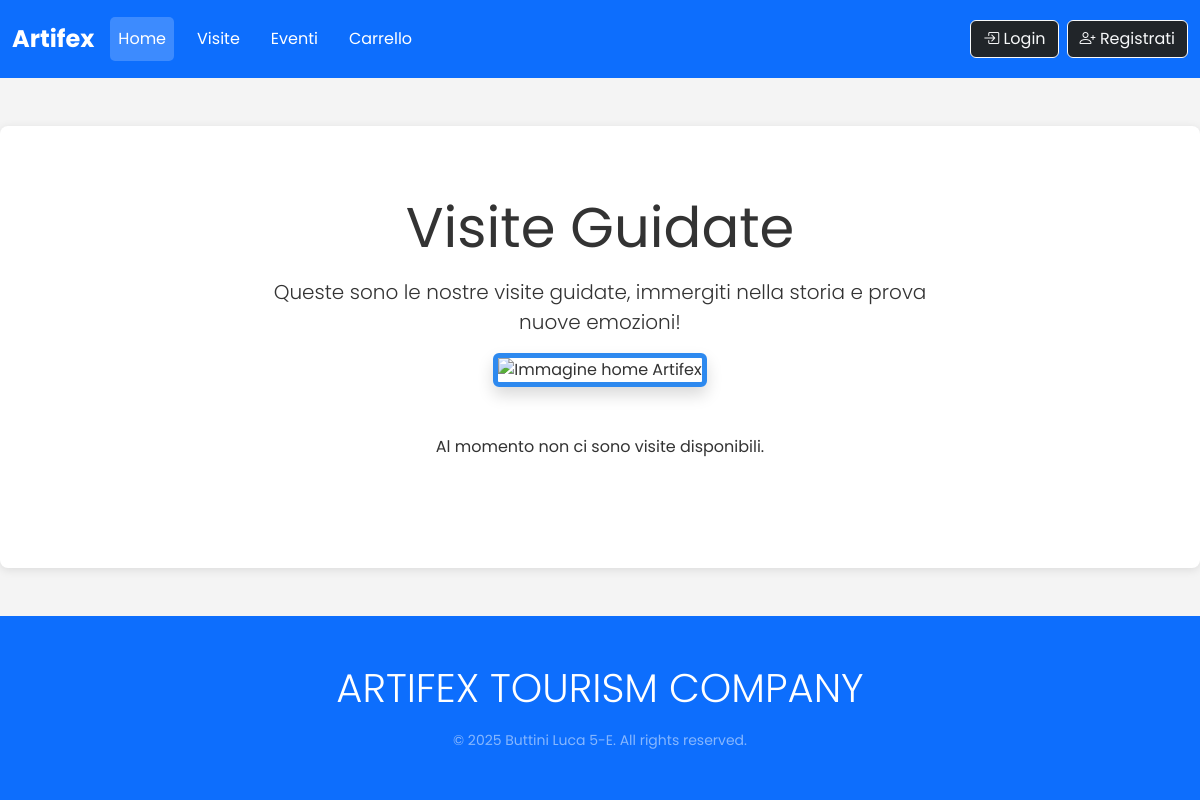
Before: /visits with the older database file.
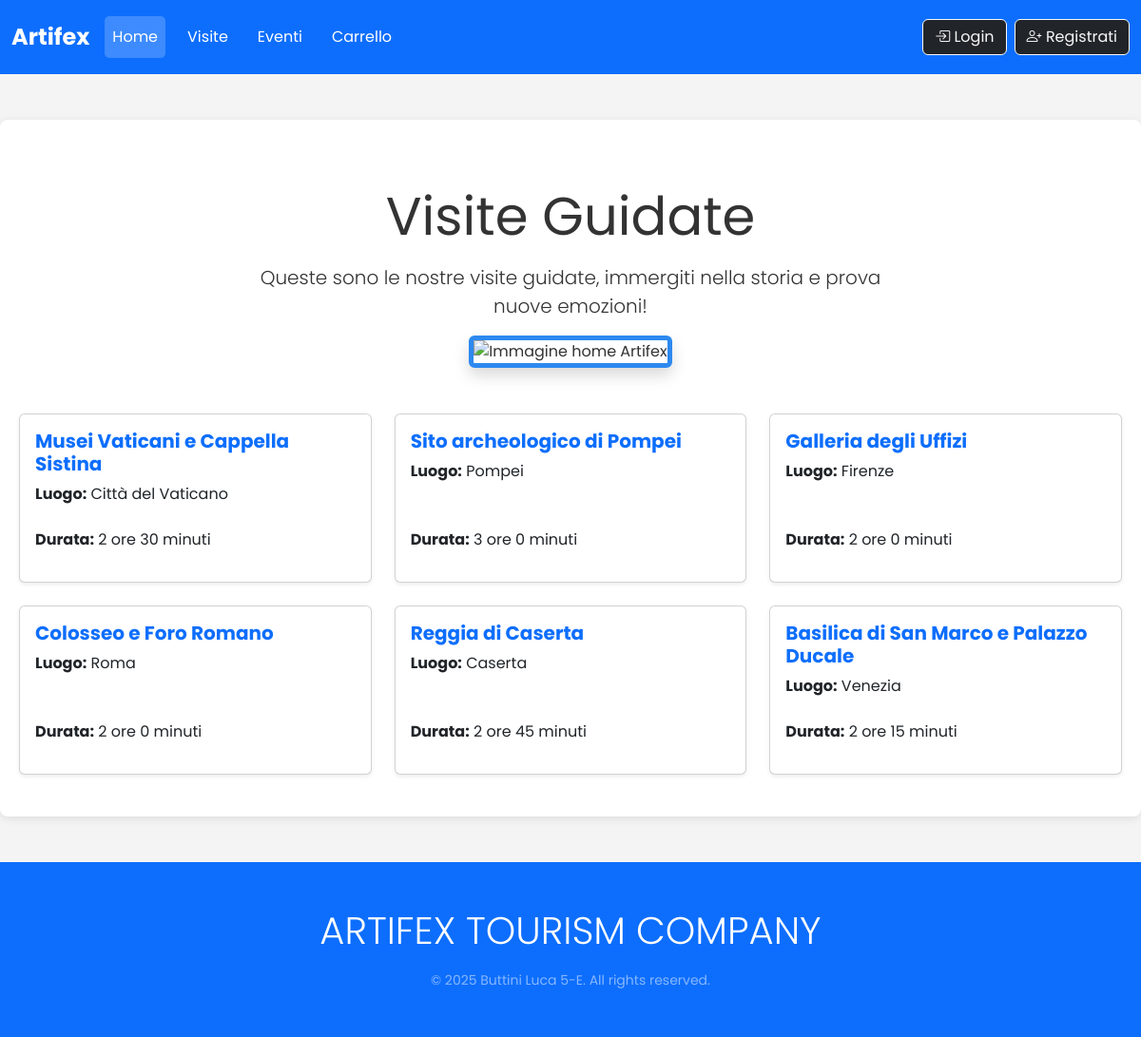
After: the same page with the newer database file.
### tables this page shows
create table visite(
                       id_visita int primary key auto_increment,
                       titolo varchar(100),
                       durata_media time,
                       luogo varchar(100)
);

### App/Controller/ServiceController.php (called while the page is built, shortened)
<?php
require_once 'App/Model/Visit.php';
class ServiceController
{
    private $db;
    public function __construct($db)
    {
        $this->db = $db;
    }
    public function listVisits():void
    {
        $visitModel = new Visit($this->db);
        $visite = $visitModel->showAll();
        require 'App/View/listVisits.php';
    }
}

### index.php (called while the page is built, shortened)
<?php
$appConfig = require 'appConfig.php';
$fullUri = $_SERVER['REQUEST_URI'];
$path = parse_url($fullUri, PHP_URL_PATH);
$url = strtolower($path);
$method = $_SERVER['REQUEST_METHOD'];
$prefix = '/' . strtolower($appConfig['prjName']);
if (strpos($url, $prefix) === 0) {
    $url = substr($url, strlen($prefix));
}
$url = trim($url, '/');
$dataBaseConfig = require 'Database/databaseConfig.php';
$db = Database\DBconn::getDB($dataBaseConfig);
$routerClass = new \Router\Router();
$routerClass->addRoute('GET', '', 'HomeController', 'presentationHome');
$routerClass->addRoute('GET', 'home/services', 'ServiceController', 'presentation3');
$routerClass->addRoute('GET', 'form/insert/visitor', 'UserController', 'formInsertOneVisitor');
$routerClass->addRoute('GET', 'error/errorpage', 'HomeController', 'showErrorPage');
$routerClass->addRoute('GET', 'form/login/admin', 'AdminController', 'formLoginAdmin');
$routerClass->addRoute('GET', 'form/login/visitor', 'UserController', 'formLoginVisitor');
$routerClass->addRoute('GET', 'logout', 'UserController', 'logoutPage');
$routerClass->addRoute('GET', 'info', 'UserController', 'infoProfilo');
$routerClass->addRoute('GET', 'info', 'AdminController', 'infoProfilo');
$routerClass->addRoute('GET', 'admin/dashboard', 'AdminController', 'dashboard');
$routerClass->addRoute('GET', 'visits', 'ServiceController', 'listVisits');
$routerClass->addRoute('GET', 'events', 'ServiceController', 'listEvents');
$routerClass->addRoute('GET', 'admin/schedules', 'AdminScheduleController', 'index');
$routerClass->addRoute('GET', 'admin/schedules/create', 'AdminScheduleController', 'createForm');
$routerClass->addRoute('POST', 'insert/onevisitor', 'UserController', 'insertOneVisitor');
$routerClass->addRoute('POST', 'login/admin', 'AdminController', 'loginAdmin');
$routerClass->addRoute('POST', 'login/visitor', 'UserController', 'loginVisitor');
$routerClass->addRoute('POST', 'home/index', 'HomeController', 'presentation11');
$routerClass->addRoute('POST', 'home/services', 'ServiceController', 'presentation33');
$routerClass->addRoute('POST', 'visitor/changepwd', 'UserController', 'changePassword');
$routerClass->addRoute('POST', 'admin/changepwd', 'AdminController', 'changePassword');
$routerClass->addRoute('POST', 'book-events',   'ServiceController', 'bookEventSubmit');
$routerClass->addRoute('GET', 'cart', 'CartController', 'index');
$routerClass->addRoute('POST', 'cart/remove', 'CartController', 'remove');
$routerClass->addRoute('GET',  'cart/checkout',  'CartController', 'checkoutForm');
$routerClass->addRoute('POST', 'cart/checkout',  'CartController', 'checkoutSubmit');
$routerClass->addRoute('GET',  'events_create',          'AdminController', 'createEventForm');
$routerClass->addRoute('GET',  'events_edit/{id}',       'AdminController', 'editEventForm');
$routerClass->addRoute('POST', 'events_create',          'AdminController', 'createEvent');
$routerClass->addRoute('POST', 'events_update',          'AdminController', 'updateEvent');
$routerClass->addRoute('GET',  'events_delete/{id}',     'AdminController', 'deleteEvent');
$routerClass->addRoute('GET',  'visits_create',          'AdminController', 'createVisitForm');
$routerClass->addRoute('GET', 'visits_edit/{id}', 'AdminController', 'editVisitForm');
$routerClass->addRoute('POST', 'visits_create',          'AdminController', 'createVisit');
$routerClass->addRoute('POST', 'visits_update',          'AdminController', 'updateVisit');
$routerClass->addRoute('GET',  'visits_delete/{id}',     'AdminController', 'deleteVisit');
$routerClass->addRoute('GET',  'guides',                 'AdminController', 'guides');
$routerClass->addRoute('GET',  'guides_create',          'AdminController', 'createGuideForm');
$routerClass->addRoute('GET',  'guides_edit/{id}',       'AdminController', 'editGuideForm');
$routerClass->addRoute('POST', 'guides_create',          'AdminController', 'createGuide');
$routerClass->addRoute('POST', 'guides_update',          'AdminController', 'updateGuide');
$routerClass->addRoute('GET',  'guides_delete/{id}',     'AdminController', 'deleteGuide');
$reValue = $routerClass->match($url, $method);
$action = $reValue['action'];
$params = $reValue['params'] ?? [];
$controllerObj = new $controllerName($db);
call_user_func_array([$controllerObj, $action], $params);

### appConfig.php (called while the page is built)
<?php
return [
    'prjName' => 'Artifex/',
    'baseURL' => 'http://localhost/',
    'css' => 'Public/Style/mystyle.css'
];

### App/Model/Visit.php (called while the page is built, shortened)
<?php
class Visit {
    private PDO $db;
    public function __construct(PDO $db) {
        $this->db = $db;
    }
    public function showAll(): array {
        $visits = [];
        $query = 'SELECT * FROM visite';
        try {
            $stmt = $this->db->prepare($query);
            $stmt->execute();
            while ($visit = $stmt->fetch(PDO::FETCH_ASSOC)) {
                $visits[] = $visit;
            }
        } catch(Exception $e) {
            logError($e);
        }
        return $visits;
    }
}

### App/View/listVisits.php (the view, shortened to what this page needs)
<?php
require 'header.php';
?>
    <div class="text-center mt-5 mb-5">
        <h1 class="display-4"><strong>Visite Guidate</strong></h1>
        <p class="lead" style="max-width: 700px; margin: 1rem auto;">
            Queste sono le nostre visite guidate,
            immergiti nella storia e prova nuove emozioni!
        </p>
        <div class="mb-4">
            <img src="/Artifex/Public/Immagini/artifex-service1.webp" alt="Immagine home Artifex" class="img-fluid rounded shadow home-image">
        </div>
    </div>
    <?php if (empty($visite)): ?>
        <p class="text-center">Al momento non ci sono visite disponibili.</p>
    <?php else: ?>
        <div class="row">
            <?php foreach ($visite as $visita): ?>
                <?php
                $durata_parts = explode(':', $visita['durata_media']);
                $ore = (int)$durata_parts[0];
                $minuti = (int)$durata_parts[1];
                ?>
                <div class="col-md-4 mb-4">
                    <div class="card shadow-sm h-100">
                        <div class="card-body d-flex flex-column">
                            <h5 class="card-title text-primary"><strong><?= htmlspecialchars($visita['titolo']) ?></strong></h5>
                            <p class="card-text flex-grow-1"><strong>Luogo:</strong> <?= htmlspecialchars($visita['luogo']) ?></p>
                            <ul class="list-unstyled mt-2">
                                <li><strong>Durata:</strong> <?= $ore ?> ore <?= $minuti ?> minuti</li>
                            </ul>
                        </div>
                    </div>
                </div>
            <?php endforeach; ?>
        </div>
    <?php endif; ?>
<?php
require 'footer.php';
?>

### App/View/header.php (shortened to what this page needs)
<?php
$appConfig = require dirname(__DIR__, 2) . '/appConfig.php';
$baseUrl   = $appConfig['baseURL'] . $appConfig['prjName'];
$href      = $baseUrl . $appConfig['css'];
$page      = basename($_SERVER["SCRIPT_NAME"]);
$visitorSession = $_SESSION['visitor'] ?? null;
$adminSession   = $_SESSION['admin']   ?? null;
$username = $visitorSession['nome']
    ?? $adminSession['username']
    ?? null;
?>
<!doctype html>
<html lang="it">
<head>
    <link href="https://cdn.jsdelivr.net/npm/bootstrap@5.3.3/dist/css/bootstrap.min.css" rel="stylesheet">
    <link href="https://cdn.jsdelivr.net/npm/bootstrap-icons/font/bootstrap-icons.css" rel="stylesheet">
    <link rel="stylesheet" href="<?= $href ?>">
</head>
<body class="d-flex flex-column min-vh-100">
<nav class="navbar navbar-expand-lg bg-primary navbar-dark sticky-top py-3">
    <div class="container-fluid">
        <a class="navbar-brand" href="<?= $baseUrl ?>"><strong>Artifex</strong></a>
        <div class="collapse navbar-collapse" id="navbarNav">
            <ul class="navbar-nav me-auto mb-2 mb-lg-0">
                <li class="nav-item">
                    <a class="nav-link <?= $page==='index.php' ? 'active' : '' ?>" href="<?= $baseUrl ?>">Home</a>
                </li>
                <li class="nav-item">
                    <a class="nav-link <?= $page==='listVisits.php' ? 'active' : '' ?>" href="<?= $baseUrl ?>visits">Visite</a>
                </li>
                <li class="nav-item">
                    <a class="nav-link <?= $page==='listvents.php' ? 'active' : '' ?>" href="<?= $baseUrl ?>events">Eventi</a>
                </li>
                <li class="nav-item">
                    <a class="nav-link <?= $page==='events.php' ? 'active' : '' ?>" href="<?= $baseUrl ?>cart">Carrello</a>
                </li>
            </ul>
            <div class="d-flex">
                <?php if ($username): ?>
                    <div class="dropdown">
                        <button class="btn btn-light dropdown-toggle" data-bs-toggle="dropdown">
                            <i class="bi bi-person-circle"></i> <?= $username ?>
                        </button>
                        <ul class="dropdown-menu dropdown-menu-end">
                            <li>
                                <a class="dropdown-item" href="<?= $baseUrl ?>info">
                                    <i class="bi bi-gear-fill"></i> Info Profilo
                                </a>
                            </li>
                            <li><hr class="dropdown-divider"></li>
                            <li>
                                <a class="dropdown-item text-danger" href="<?= $baseUrl ?>logout">
                                    <i class="bi bi-box-arrow-right"></i> Logout
                                </a>
                            </li>
                        </ul>
                    </div>
                <?php else: ?>
                    <a class="btn btn-dark btn-outline-light me-2" href="<?= $baseUrl ?>form/login/visitor">
                        <i class="bi bi-box-arrow-in-right"></i> Login
                    </a>
                    <a class="btn btn-dark btn-outline-light" href="<?= $baseUrl ?>form/insert/visitor">
                        <i class="bi bi-person-plus"></i> Registrati
                    </a>
                <?php endif; ?>
            </div>
        </div>
    </div>
</nav>
<div class="container mt-5 flex-grow-1">

### App/View/footer.php (shortened to what this page needs)
</div>
<footer>
    <div class="bg-primary py-5 mt-5 text-center">
        <p class="display-6 mb-3 text-white">ARTIFEX TOURISM COMPANY</p>
        <small class="text-white-50">&copy; 2025 Buttini Luca 5-E. All rights reserved.</small>
    </div>
</footer>
</body>
</html>

### Public/Style/mystyle.css (style rules this page uses)
* { margin: 0; padding: 0; box-sizing: border-box; font-family: "Poppins", sans-serif; }
body { background-color: #f4f4f4; color: #333; }
.navbar .navbar-brand { font-size: 24px; }
.navbar-nav { display: flex; gap: 15px; }
.navbar-nav .nav-link { color: #fff; text-decoration: none; padding: 10px 15px; border-radius: 5px; transition: background-color 0.3s; }
.navbar-nav .nav-link:hover, .navbar-nav .nav-link.active { background-color: rgba(255, 255, 255, 0.2); }
.container { max-width: 1200px; margin: auto; padding: 20px; background-color: #fff; border-radius: 8px; box-shadow: 0 2px 10px rgba(0, 0, 0, 0.1); }
.home-image { max-width: 80%; height: auto; border: 5px solid #2d89ef; }

Changed rows visible on the page:
added visite: titolo "Musei Vaticani e Cappella Sistina", luogo "Città del Vaticano", durata_media "2", durata_media "30"
added visite: titolo "Sito archeologico di Pompei", luogo "Pompei", durata_media "3", durata_media "0"
added visite: titolo "Galleria degli Uffizi", luogo "Firenze", durata_media "2", durata_media "0"
added visite: titolo "Colosseo e Foro Romano", luogo "Roma", durata_media "2", durata_media "0"
added visite: titolo "Reggia di Caserta", luogo "Caserta", durata_media "2", durata_media "45"
added visite: titolo "Basilica di San Marco e Palazzo Ducale", luogo "Venezia", durata_media "2", durata_media "15"
Other visible differences:
text no longer shown: "Al momento non ci sono visite disponibili."
